Frame 1 (no input): blank canvas, image omitted
Frame 60 (no input): blank canvas, image omitted
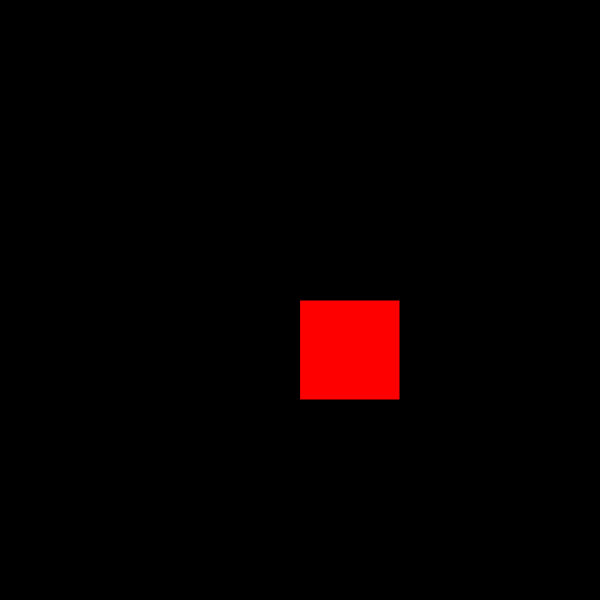
Frame 120 (the mouse pressed at the canvas centre since frame 60)

The p5.js sketch whose frames 1 and 60 were blank and that drew this single picture after the mouse press (run headless with seeded random() and noise() and a simulated clock; from frame 60 on, the mouse is pressed at the canvas centre):

// p5.js sketch
// ── sketch.js
function setup() {
    createCanvas(600,600);
  background("black")
  }
  
  function draw() { 
   stroke("black");
  fill("red");
  
  if(mouseIsPressed){
    rect(mouseX, mouseY, 100, 100);
    
  }
  }
  
